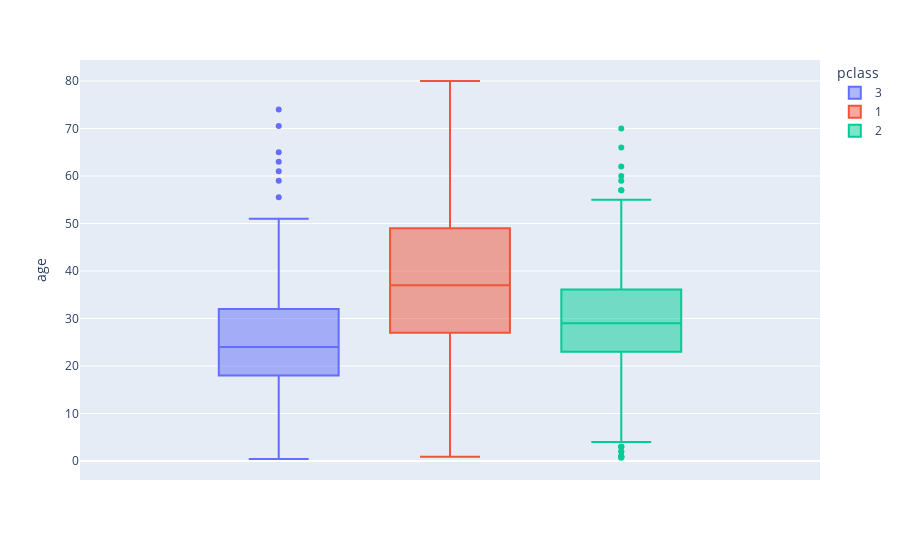

The code cell stored with this chart in its notebook:
### Code cell
df.plot(y = "age", kind = "box", backend = "plotly",
        color = "pclass")

### Figure 1 — Plotly figure (JSON) as saved in the notebook; plotly's stock layout.template omitted (floating-point values rounded to 4 significant figures; data arrays with more than 128 entries replaced by an {"elided": "..."} marker saying what was removed)
{"data": [{"alignmentgroup": "True", "hovertemplate": "pclass=3<br>age=%{y}<extra></extra>", "legendgroup": "3", "marker": {"color": "#636efa"}, "name": "3", "notched": false, "offsetgroup": "3", "orientation": "v", "showlegend": true, "type": "box", "x0": " ", "xaxis": "x", "y": {"elided": "491 float values"}, "y0": " ", "yaxis": "y"}, {"alignmentgroup": "True", "hovertemplate": "pclass=1<br>age=%{y}<extra></extra>", "legendgroup": "1", "marker": {"color": "#EF553B"}, "name": "1", "notched": false, "offsetgroup": "1", "orientation": "v", "showlegend": true, "type": "box", "x0": " ", "xaxis": "x", "y": {"elided": "216 float values"}, "y0": " ", "yaxis": "y"}, {"alignmentgroup": "True", "hovertemplate": "pclass=2<br>age=%{y}<extra></extra>", "legendgroup": "2", "marker": {"color": "#00cc96"}, "name": "2", "notched": false, "offsetgroup": "2", "orientation": "v", "showlegend": true, "type": "box", "x0": " ", "xaxis": "x", "y": {"elided": "184 float values"}, "y0": " ", "yaxis": "y"}], "layout": {"autosize": true, "boxmode": "group", "legend": {"title": {"text": "pclass"}, "tracegroupgap": 0}, "margin": {"t": 60}, "xaxis": {"anchor": "y", "autorange": true, "domain": [0, 1], "range": [-0.5032, 0.5032], "type": "category"}, "yaxis": {"anchor": "x", "autorange": true, "domain": [0, 1], "range": [-4.001, 84.42], "title": {"text": "age"}, "type": "linear"}}}
